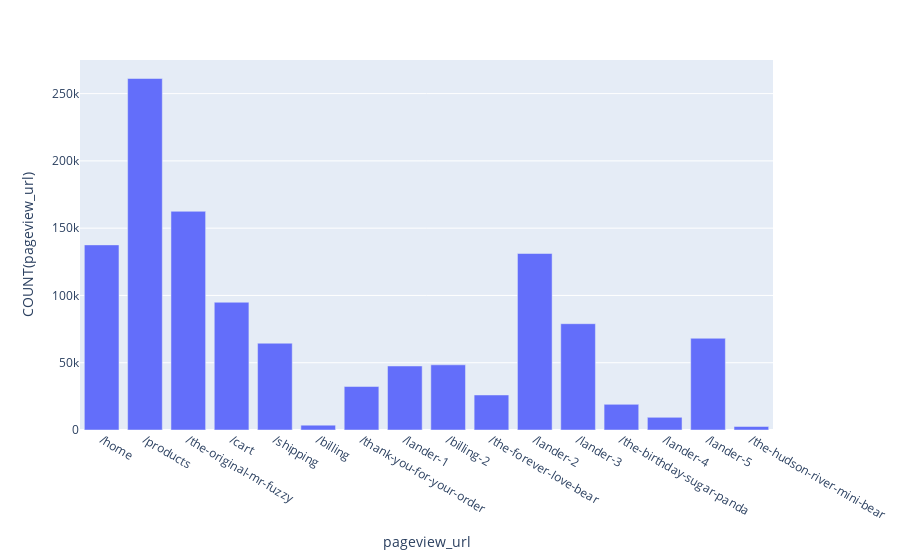

Notebook code for this chart:
### Code cell
# Visualization: bar chart
fig = px.bar(df4, x='pageview_url', y='COUNT(pageview_url)') 
fig.show()

### Figure 1 — Plotly figure (JSON) as saved in the notebook; plotly's stock layout.template omitted (floating-point values rounded to 4 significant figures)
{"data": [{"alignmentgroup": "True", "hovertemplate": "pageview_url=%{x}<br>COUNT(pageview_url)=%{y}<extra></extra>", "legendgroup": "", "marker": {"color": "#636efa"}, "name": "", "offsetgroup": "", "orientation": "v", "showlegend": false, "textposition": "auto", "type": "bar", "x": ["/home", "/products", "/the-original-mr-fuzzy", "/cart", "/shipping", "/billing", "/thank-you-for-your-order", "/lander-1", "/billing-2", "/the-forever-love-bear", "/lander-2", "/lander-3", "/the-birthday-sugar-panda", "/lander-4", "/lander-5", "/the-hudson-river-mini-bear"], "xaxis": "x", "y": [137576, 261231, 162525, 94953, 64484, 3617, 32313, 47574, 48441, 26033, 131170, 79000, 19046, 9385, 68166, 2610], "yaxis": "y"}], "layout": {"barmode": "relative", "legend": {"tracegroupgap": 0}, "margin": {"t": 60}, "xaxis": {"anchor": "y", "domain": [0, 1], "title": {"text": "pageview_url"}}, "yaxis": {"anchor": "x", "domain": [0, 1], "title": {"text": "COUNT(pageview_url)"}}}}
